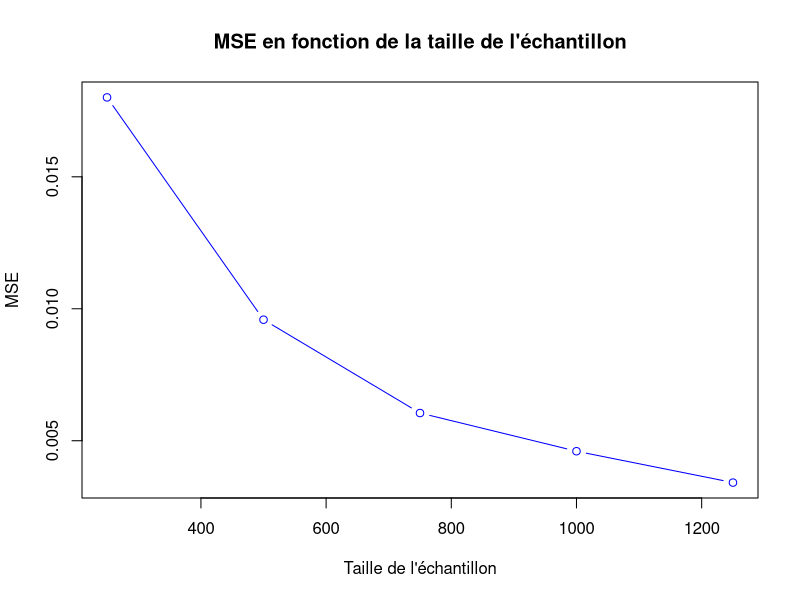
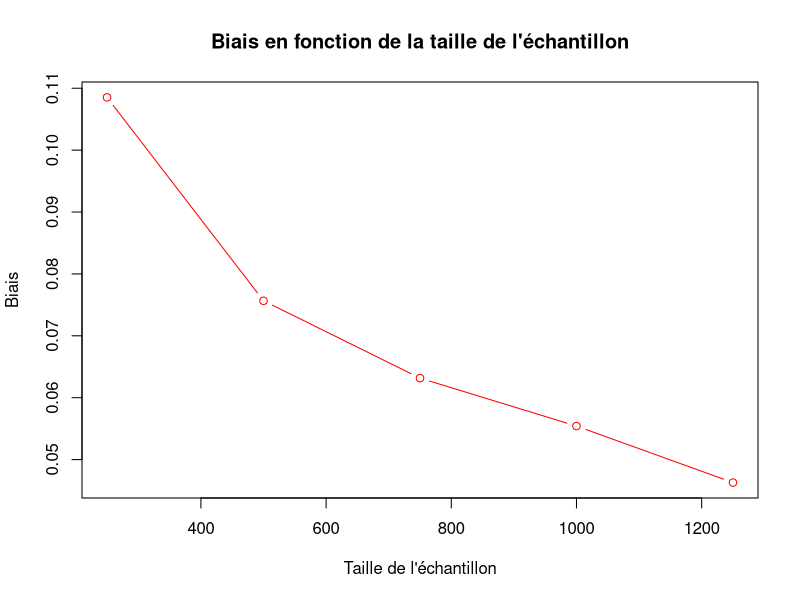
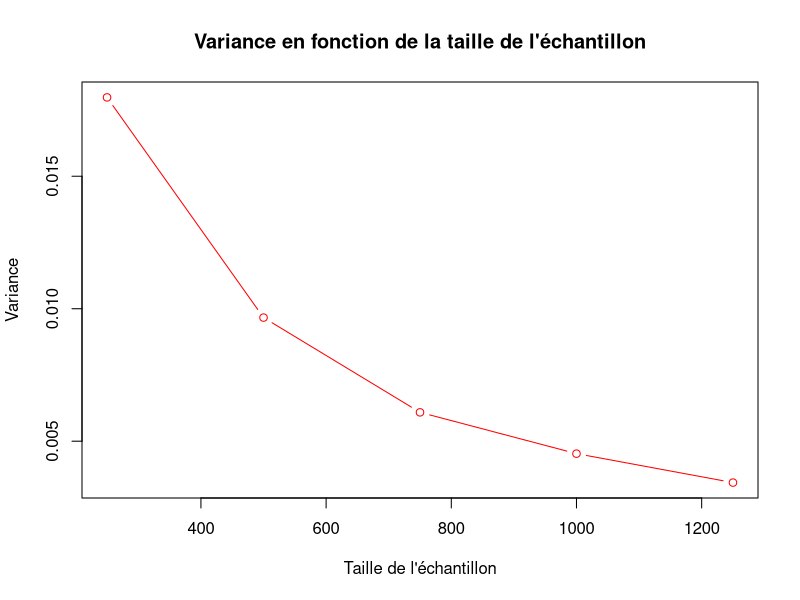
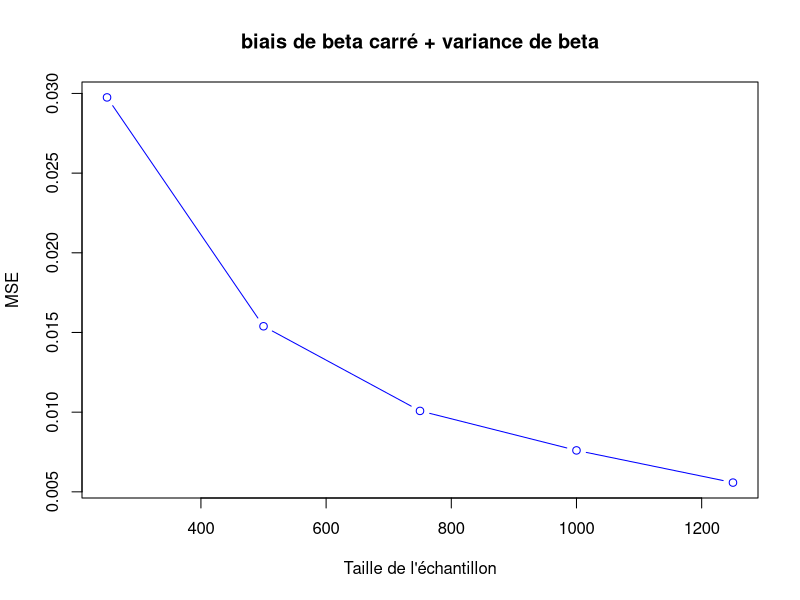

Write R code to recreate these figures, in order.
library(stats)
library(ggplot2)
library(pracma)

# Fonction pour initialiser les listes avec des valeurs aléatoires de distribution Gumbel
initialisation <- function(n) {
  unif.distrib <- runif(n, min = 0, max = 1)
  gumb.distrib.initial <- vector("numeric", length = n)
  for (i in 1:n){
    gumb.distrib.initial[i] <- -3 * log(-log(unif.distrib[i], base = exp(1)), base = exp(1)) + 2
  }
  return(gumb.distrib.initial)
}


# Fonction de log-vraisemblance
log_vraissemblance <- function(params, L) {
  beta <- params[1]
  mu <- params[2]
  n <- length(L)
  result <- sum( (mu - L)/beta - exp((mu - L)/beta))
  result<-result-n*log(beta)
  return(-result)
}

# Initialisation des listes de différentes tailles
l_250 <- numeric(250)
l_500 <- numeric(500)
l_750 <- numeric(750)
l_1000 <- numeric(1000)
l_1250 <- numeric(1250)

# Nombre de simulations
M <- 100

# MSE pour beta
MSE_250 <- numeric(M)
MSE_500 <- numeric(M)
MSE_750 <- numeric(M)
MSE_1000 <- numeric(M)
MSE_1250 <- numeric(M)

#MSE de mu
MSEmu_250 <- numeric(M)
MSEmu_500 <- numeric(M)
MSEmu_750 <- numeric(M)
MSEmu_1000 <- numeric(M)
MSEmu_1250 <- numeric(M)


# Biais pour beta
B_250 <- numeric(M)
B_500 <- numeric(M)
B_750 <- numeric(M)
B_1000 <- numeric(M)
B_1250 <- numeric(M)

#biais de mu
Bmu_250 <- numeric(M)
Bmu_500 <- numeric(M)
Bmu_750 <- numeric(M)
Bmu_1000 <- numeric(M)
Bmu_1250 <- numeric(M)

# Variance de beta
V_250 <- numeric(M)
V_500 <- numeric(M)
V_750 <- numeric(M)
V_1000 <- numeric(M)
V_1250 <- numeric(M)


# Variance de mu
Vmu_250 <- numeric(M)
Vmu_500 <- numeric(M)
Vmu_750 <- numeric(M)
Vmu_1000 <- numeric(M)
Vmu_1250 <- numeric(M)

#valeur des estimateurs de beta vraissemblance

beta_hat_250<- numeric(M)
beta_hat_500<- numeric(M)
beta_hat_750<- numeric(M)
beta_hat_1000<- numeric(M)
beta_hat_1250<- numeric(M)

#valeur des estimateurs de mu vraiasemblance

mu_hat_250<- numeric(M)
mu_hat_500<- numeric(M)
mu_hat_750<- numeric(M)
mu_hat_1000<- numeric(M)
mu_hat_1250<- numeric(M)


# Boucle de simulations
for (i in 1:M) {
  l_250 <- initialisation(250)
  l_500 <- initialisation(500)
  l_750 <- initialisation(750)
  l_1000 <- initialisation(1000)
  l_1250 <- initialisation(1250)
  
  res_250 <- optim(c(4, 3), log_vraissemblance, L=l_250, method="L-BFGS-B", lower=c(0.1, 0), upper=c(5, 5))
  res_500 <- optim(c(4, 3), log_vraissemblance, L=l_500, method="L-BFGS-B", lower=c(0.1, 0), upper=c(5, 5))
  res_750 <- optim(c(4, 3), log_vraissemblance, L=l_750, method="L-BFGS-B", lower=c(0.1, 0), upper=c(5, 5))
  res_1000 <- optim(c(4, 3), log_vraissemblance, L=l_1000, method="L-BFGS-B", lower=c(0.1, 0), upper=c(5, 5))
  res_1250 <- optim(c(4, 3), log_vraissemblance, L=l_1250, method="L-BFGS-B", lower=c(0.1, 0), upper=c(5, 5))
  
  MSE_250[i] <- (res_250$par[1] - 3)^2
  MSE_500[i] <- (res_500$par[1] - 3)^2
  MSE_750[i] <- (res_750$par[1] - 3)^2
  MSE_1000[i] <- (res_1000$par[1] - 3)^2
  MSE_1250[i] <- (res_1250$par[1] - 3)^2
  
  MSEmu_250[i] <- (res_250$par[2] - 2)^2
  MSEmu_500[i] <- (res_500$par[2] - 2)^2
  MSEmu_750[i] <- (res_750$par[2] - 2)^2
  MSEmu_1000[i] <- (res_1000$par[2] - 2)^2
  MSEmu_1250[i] <- (res_1250$par[2] - 2)^2
  
  B_250[i] <- abs(res_250$par[1] - 3)
  B_500[i] <- abs(res_500$par[1] - 3)
  B_750[i] <- abs(res_750$par[1] - 3)
  B_1000[i] <- abs(res_1000$par[1] - 3)
  B_1250[i] <- abs(res_1250$par[1] - 3)
  
  Bmu_250[i] <- (res_250$par[2] - 2)^2
  Bmu_500[i] <- (res_500$par[2] - 2)^2
  Bmu_750[i] <- (res_750$par[2] - 2)^2
  Bmu_1000[i] <- (res_1000$par[2] - 2)^2
  Bmu_1250[i] <- (res_1250$par[2] - 2)^2
  
  
  beta_hat_250[i]<- res_250$par[1]
  beta_hat_500[i]<- res_500$par[1]
  beta_hat_750[i]<- res_750$par[1]
  beta_hat_1000[i]<- res_1000$par[1]
  beta_hat_1250[i]<-res_1250$par[1]
  
  mu_hat_250[i]<- res_250$par[2]
  mu_hat_500[i]<- res_500$par[2]
  mu_hat_750[i]<- res_750$par[2]
  mu_hat_1000[i]<- res_1000$par[2]
  mu_hat_1250[i]<-res_1250$par[2]
  
  
}



abcis <- c(250, 500, 750, 1000, 1250)
MSE_tot <- c(mean(MSE_250), mean(MSE_500), mean(MSE_750), mean(MSE_1000), mean(MSE_1250))
B_tot <- c(mean(B_250), mean(B_500), mean(B_750), mean(B_1000), mean(B_1250))
V_tot<-c(var(beta_hat_250),var(beta_hat_500),var(beta_hat_750),var(beta_hat_1000),var(beta_hat_1250))

# Tracé des MSE
plot(abcis, MSE_tot, type="b", col="blue", xlab="Taille de l'échantillon", ylab="MSE", main="MSE en fonction de la taille de l'échantillon")

# Tracé des biais
plot(abcis, B_tot, type="b", col="red", xlab="Taille de l'échantillon", ylab="Biais", main="Biais en fonction de la taille de l'échantillon")

# Tracé de la variance 
plot(abcis, V_tot, type="b", col="red", xlab="Taille de l'échantillon", ylab="Variance", main="Variance en fonction de la taille de l'échantillon")

# On plot le biais de beta carré + la variance de beta 
B_V_tot <-c(B_tot[1]^2 + V_tot[1],B_tot[2]^2 + V_tot[2],B_tot[3]^2 + V_tot[3],B_tot[4]^2 + V_tot[4],B_tot[5]^2 + V_tot[5])

plot(abcis, B_V_tot, type="b", col="blue", xlab="Taille de l'échantillon", ylab="MSE", main="biais de beta carré + variance de beta")


